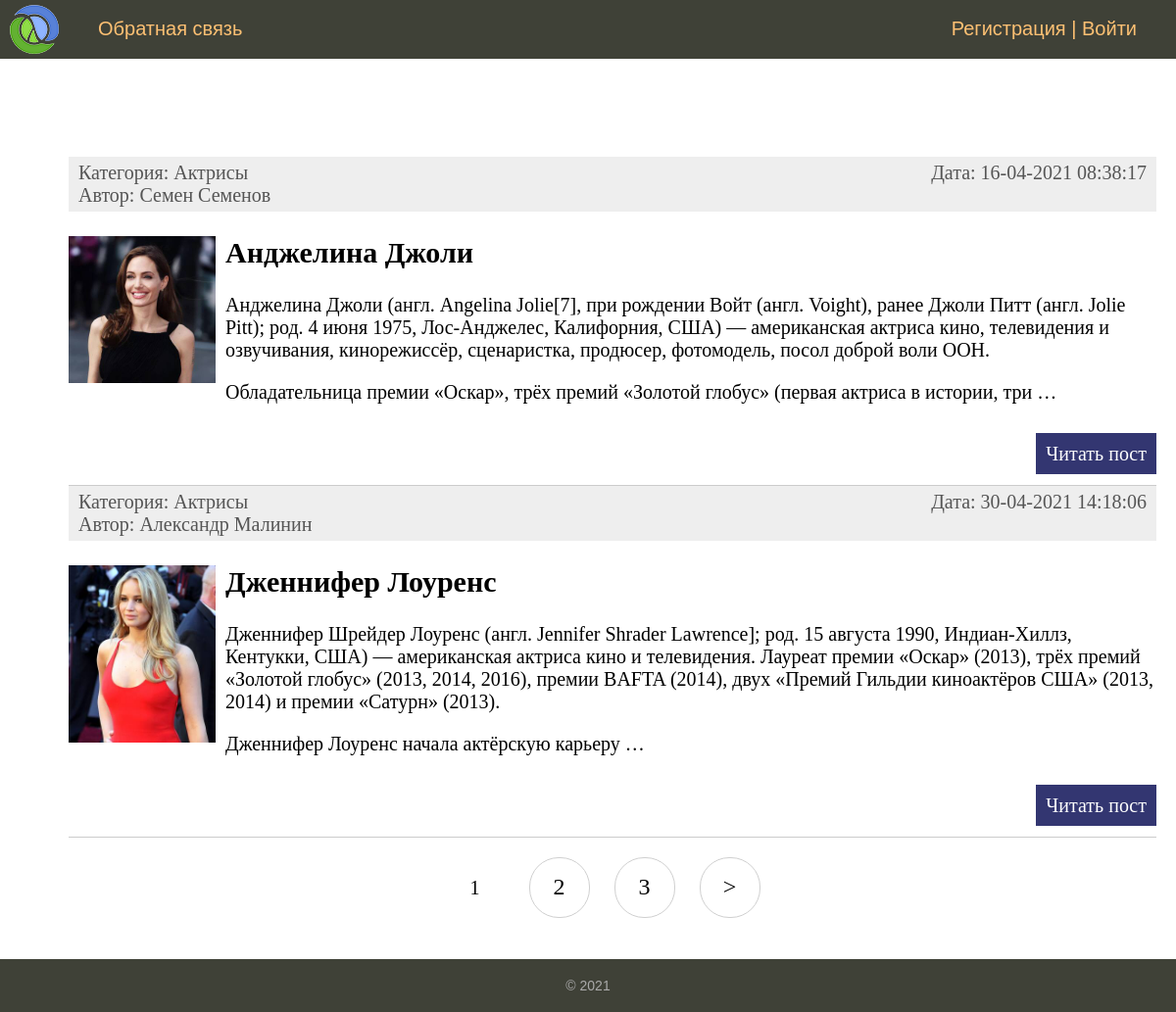
Screenshot of /category/aktrisy/ with the database file from the repository.
### women/models.py (models this page shows, shortened)
class Women(models.Model):
    title = models.CharField(max_length=255, verbose_name='Заголовок')
    slug = models.SlugField(max_length=255, unique=True, db_index=True, verbose_name='URL')
    content = models.TextField(blank=True, verbose_name="Текст статьи")
    photo = models.ImageField(upload_to="photos/%Y/%m/%d/", verbose_name="Фото")
    time_create = models.DateTimeField(auto_now_add=True, verbose_name="Время создания")
    time_update = models.DateTimeField(auto_now=True, verbose_name="Время изменения")
    is_published = models.BooleanField(default=True, verbose_name="Публикация")
    cat = models.ForeignKey('Category', on_delete=models.PROTECT, verbose_name="Категории")
    favourites = models.ManyToManyField(User, related_name='favourite', blank=True)
    author = models.ForeignKey('Author', on_delete=models.CASCADE, verbose_name="Автор", null=True)
    def get_absolute_url(self):
        return reverse('post', kwargs={'post_slug': self.slug})
    class Meta:
        verbose_name = 'Известные женщины'
        verbose_name_plural = 'Известные женщины'
        ordering = ['id']

class Category(models.Model):
    name = models.CharField(max_length=100, db_index=True, verbose_name='Категория')
    slug = models.SlugField(max_length=255, unique=True, db_index=True, verbose_name='URL')
    class Meta:
        verbose_name = 'Категории'
        verbose_name_plural = 'Категории'
        ordering = ['id']
    def __str__(self):
        return self.name

class Author(models.Model):
    name = models.CharField(max_length=150, db_index=True, verbose_name="Автор", blank=True)
    slug = models.SlugField(max_length=255, unique=True, db_index=True, verbose_name='Auth Slug')
    class Meta:
        verbose_name = 'Автор'
        verbose_name_plural = 'Авторы'
        ordering = ['id']
    def __str__(self):
        return self.name

### women/views.py (the view)
# urls.py: path('category/<slug:cat_slug>/', WomenCategory.as_view(extra_context={'title': "Список по категориям"}), name='category'),
class WomenCategory(DataMixin, ListView):
    model = Women
    template_name = 'women/index.html'
    context_object_name = 'posts'
    allow_empty = False
    def get_context_data(self, *, object_list=None, **kwargs):
        context = super().get_context_data(**kwargs)
        c = Category.objects.get(slug=self.kwargs['cat_slug'])
        c_def = self.get_user_context(title='Категория - ' + str(c.name), at_selected=c.pk)
        return dict(list(context.items()) + list(c_def.items()))
    def get_queryset(self):
        return Women.objects.filter(cat__slug=self.kwargs['cat_slug'], is_published=True).select_related('cat')

### women/utils.py (called while the page is built)
    def get_user_context(self, **kwargs):
        context = kwargs
        cats = cache.get('cats')
        if not cats:
            cats = Category.objects.annotate(Count('women'))
            cache.set('cats', cats, 60)
        user_menu = menu.copy()
        if not self.request.user.is_authenticated:
            user_menu.pop(1)
        context['menu'] = user_menu
        context['cats'] = cats
        if 'cat_selected' not in context:
            context['cat_selected'] = 0
        return context

### women/templates/women/index.html (shortened to what this page needs)
{% extends 'women/base.html' %}
{% block content %}
    <ul class="list-articles">
        {% for p in posts %}
            <div class="article-panel">
                <p class="first">Категория: {{ p.cat }}</p>
                <p class="last">Дата: {{ p.time_update|date:"d-m-Y H:i:s" }}</p>
                <br>
                <p class="first">Автор: {{ p.author }}</p>
            </div>
            <li>
                {% if p.photo %}
                    <p><img class="img-article-left thumb" src="{{ p.photo.url }}"></p>
                {% endif %}
                <h2>{{ p.title }}</h2>
                {% autoescape on %}
                    {{ p.content|linebreaks|truncatewords:50 }}
                {% endautoescape %}
                <p class="link-read-post"><a href="{{ p.get_absolute_url }}">Читать пост</a></p>
            </li>
        {% endfor %}
    </ul>
{% endblock %}

### women/static/women/css/styles.css (style rules this page uses)
html, body { font-family: 'Arial'; margin: 0; padding: 0; height: 100%; width: 100%; color: #444; }
a { color: #0059b2; text-decoration: none; }
img { max-width: 600px; height: auto; }
img.img-article-left { max-width: 300px; height: auto; float: left; padding: 0 10px 10px 0; }
img.img-article-left.thumb { max-width: 150px; height: auto; }
p.link-read-post { text-align: right; }
p.link-read-post a { padding: 10px; min-width: 100px; background: #333671; color: #fff; text-decoration: none; }
div.article-panel { background: #eee; padding: 5px 10px 5px 10px; box-sizing: border-box; overflow: hidden; color: #555; }
div.article-panel p.first { margin: 0; float: left; }
div.article-panel p.last { margin: 0; float: right; }
ul.list-articles { list-style: none; margin: 0; padding: 0; }
ul.list-articles li { border-bottom: 1px solid #ccc; }

### rows the page displays
Women: cat "Актрисы", time_update "16-04-2021 08:38:17", author "Семен Семенов", photo (picture), title "Анджелина Джоли", content "Анджелина Джоли (англ. Angelina Jolie[7], при рождении Войт (англ. Voight), ранее Джоли Питт (англ. Jolie Pitt); род. 4 июня 1975, Лос-Анджелес, Калифорния, США) — американская актриса кино, телевидения и озвучивания, кинорежиссёр, сценаристка, продюсер, фотомодель, посол доброй воли ООН. Обладательница премии «Оскар», трёх премий «Золотой глобус» (первая актриса в истории, три …"
Women: cat "Актрисы", time_update "30-04-2021 14:18:06", author "Александр Малинин", photo (picture), title "Дженнифер Лоуренс", content "Дженнифер Шрейдер Лоуренс (англ. Jennifer Shrader Lawrence]; род. 15 августа 1990, Индиан-Хиллз, Кентукки, США) — американская актриса кино и телевидения. Лауреат премии «Оскар» (2013), трёх премий «Золотой глобус» (2013, 2014, 2016), премии BAFTA (2014), двух «Премий Гильдии киноактёров США» (2013, 2014) и премии «Сатурн» (2013). Дженнифер Лоуренс начала актёрскую карьеру …"

### other values shown
{{ m.title }} "Обратная связь"
{{ p }} "1"
{{ p }} "2" "3"
